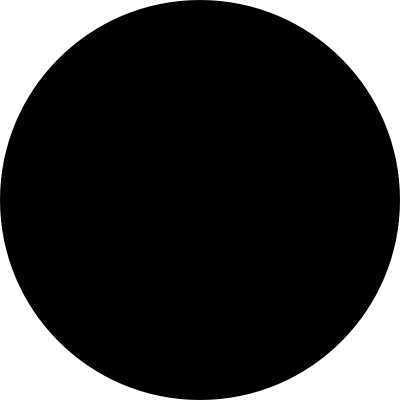
Frame 1 (no input)
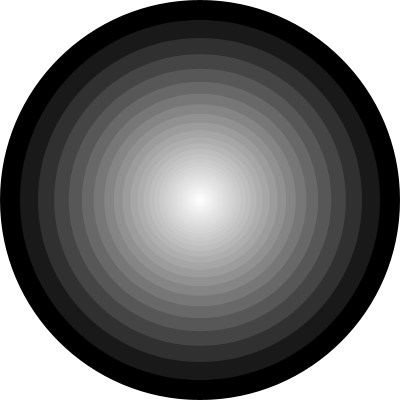
Frame 60 (the mouse pressed at the canvas centre just before this capture)
Frame 120 (the mouse held since frame 60 and released just before this capture): identical to frame 60, image omitted

The Processing sketch that drew these frames (run headless with seeded random() and noise(); from frame 60 on, the mouse is pressed at the canvas centre):

// Processing sketch: Variables
// ── Variables.pde
float diameter;

void setup() {
  size(400, 400);
  background(255);
  noStroke();
  
  diameter = width;
}

void draw() {
  float shade = map(diameter, width, 0, 0, 255);
  fill(shade);
  
  ellipse(width/2, height/2, diameter, diameter);
  diameter = diameter * 0.9;
}
